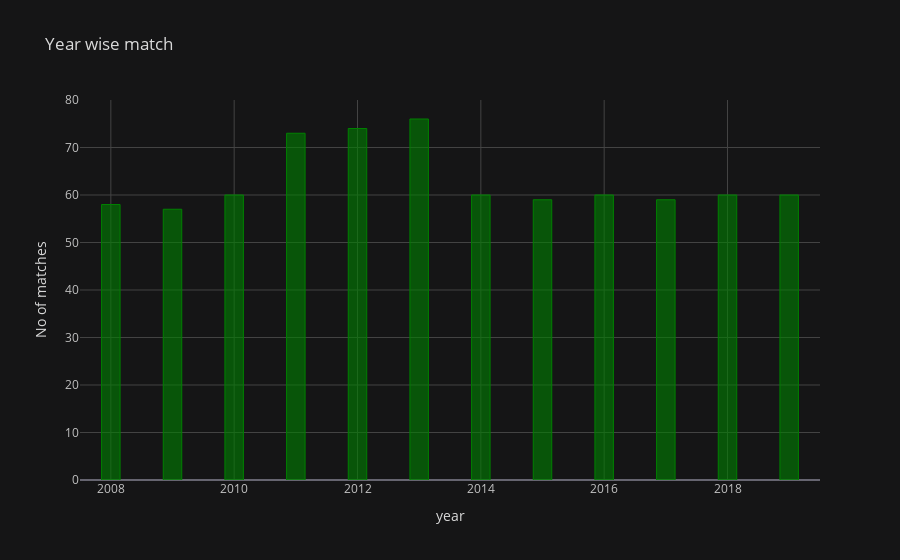

Notebook code for this chart:
### Markdown cell above
### Which Year is conduct highest match?

### Code cell
df=data['year'].value_counts()
df.iplot(kind='bar',xTitle='year', yTitle='No of matches',title='Year wise match',barmode='stack', theme='solar',bargap=0.7,color='green')

### Figure 1 — Plotly figure (JSON) as saved in the notebook; plotly's stock layout.template omitted (floating-point values rounded to 4 significant figures)
{"data": [{"marker": {"color": "rgba(0, 128, 0, 0.6)", "line": {"color": "rgba(0, 128, 0, 1.0)", "width": 1}}, "name": "year", "orientation": "v", "text": "", "type": "bar", "x": [2013, 2012, 2011, 2019, 2018, 2016, 2014, 2010, 2017, 2015, 2008, 2009], "y": [76, 74, 73, 60, 60, 60, 60, 60, 59, 59, 58, 57]}], "layout": {"bargap": 0.7, "barmode": "stack", "legend": {"bgcolor": "#151516", "font": {"color": "#D9D9D9"}, "traceorder": "normal"}, "paper_bgcolor": "#151516", "plot_bgcolor": "#151516", "title": {"font": {"color": "#D9D9D9"}, "text": "Year wise match"}, "xaxis": {"gridcolor": "#434343", "showgrid": true, "tickfont": {"color": "#C2C2C2"}, "title": {"font": {"color": "#D9D9D9"}, "text": "year"}, "zerolinecolor": "#666570"}, "yaxis": {"gridcolor": "#434343", "showgrid": true, "tickfont": {"color": "#C2C2C2"}, "title": {"font": {"color": "#D9D9D9"}, "text": "No of matches"}, "zerolinecolor": "#666570"}}}
